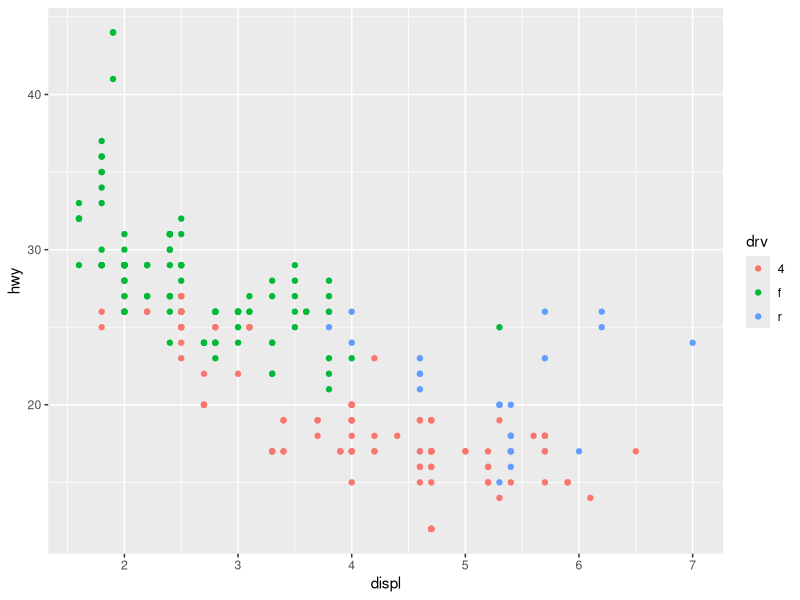
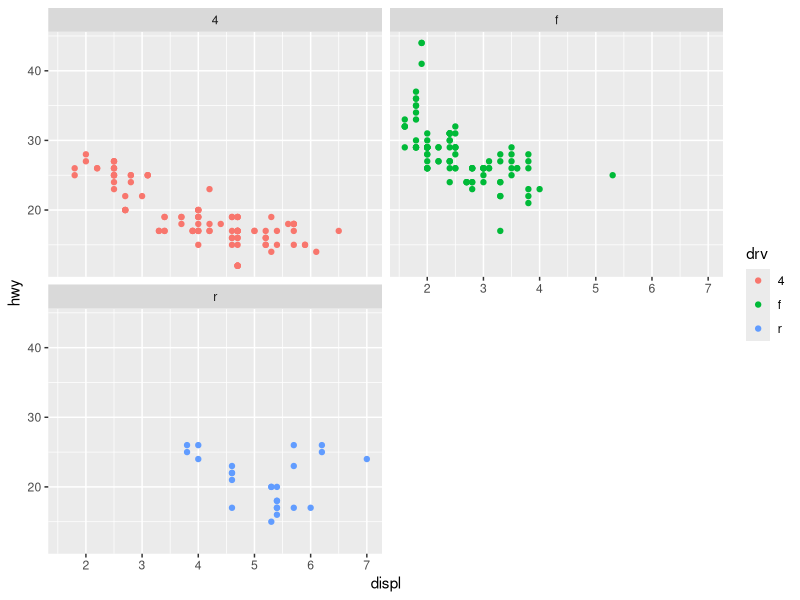
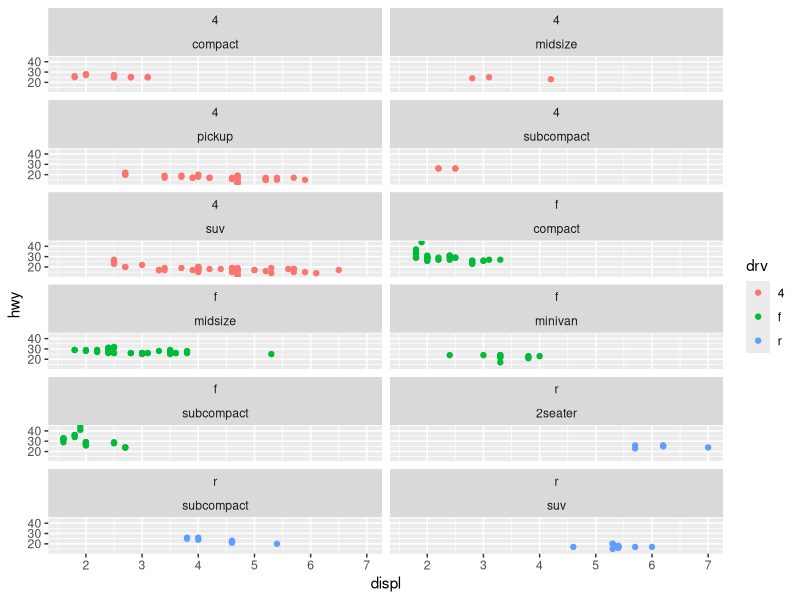
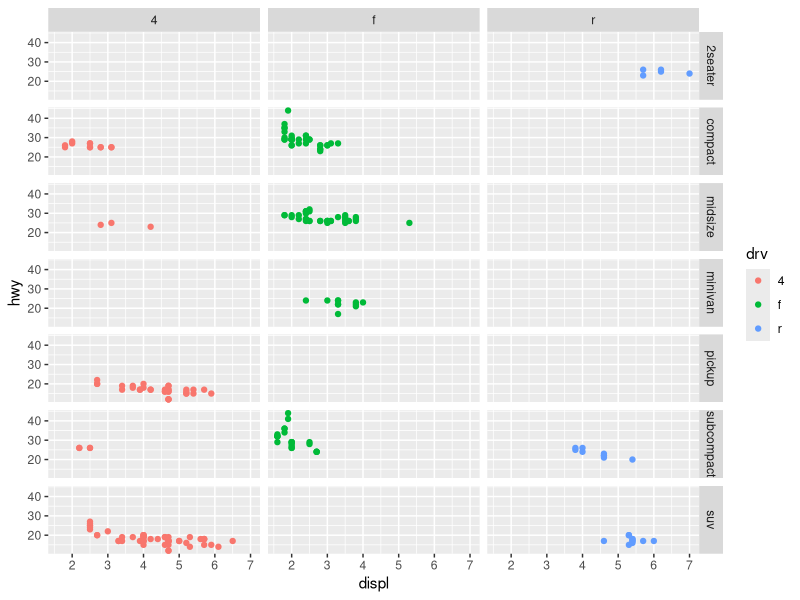
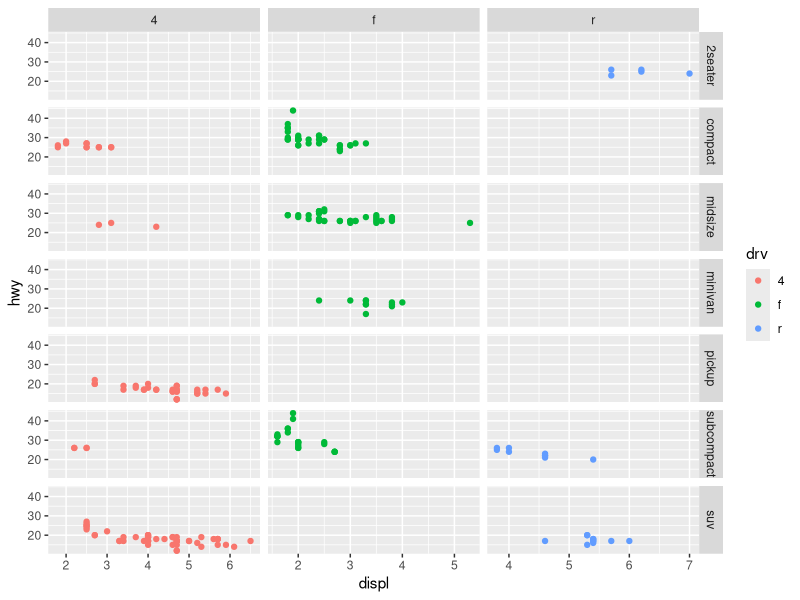
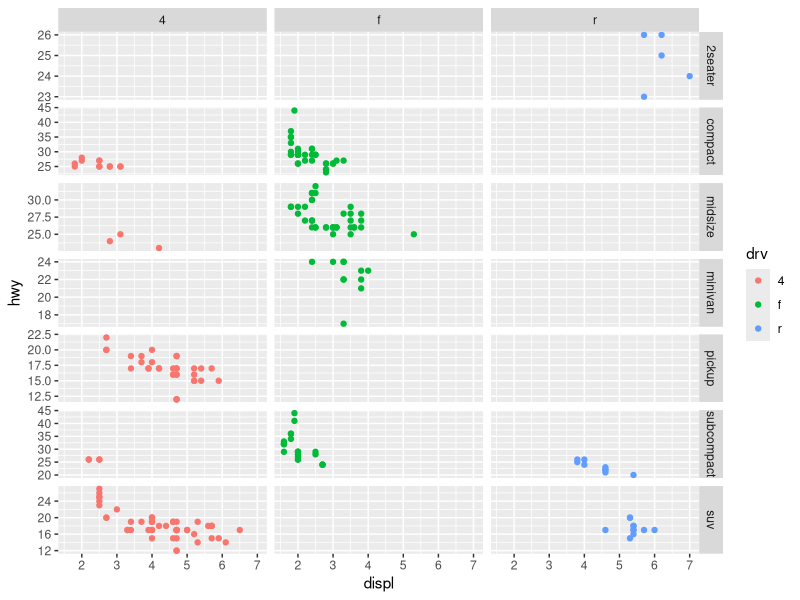

Write the R code that produced these figures, in order.
###################
##Facetting
####################

# Facetting is a technique for displying additional
# categorical variables on a plot

# facetting split the data into subsets
# and display same plot for each data subsets



# There are three ways one can do facetting

# facet_null(): this is a default single plot
# facet_wrap()
# facet_grid()


# facet_wrap()
# This generates a long ribbon of panels 
# produced by any number of variables
# and this wraps it into 2d
# useful for single variables with many levels
# control is available with ncol, nrow

library(ggplot2)

data(package="ggplot2")
mpg

# displ: engine displacement, in litres
# hwy: highway miles per gallon
# drv:  f = front-wheel drive, r = rear wheel drive, 4 = 4wd

# see data structure

str(mpg)

#or

dplyr::glimpse(mpg)


# lets plot a scatter plot

plot1 <- ggplot(data = mpg, mapping = aes(x=displ, y=hwy,
                                          colour=drv))+
  geom_point()

plot1

plot1 + facet_wrap(~drv, ncol=2) # tilde then variable (~variable)


plot1 + facet_wrap(~drv+class, ncol=2) # tilde then variable (~variable)




# facet_grid()
# provides plots in a 2d grid
# .~X spread values of X accross the columns
# X~. spread values of X down the rows
# while X~Y spreads X across columns and Y down rows
# It is recommnded to put variable across column which has many levels


plot1 + facet_grid(class~drv) # tilde then variable (~variable)


# Adjusting scales
# scales argument provides better control on axis
# fixed vs free


plot1 + facet_grid(class~drv, scales = "free_x")

plot1 + facet_grid(class~drv, scales = "free_y")

